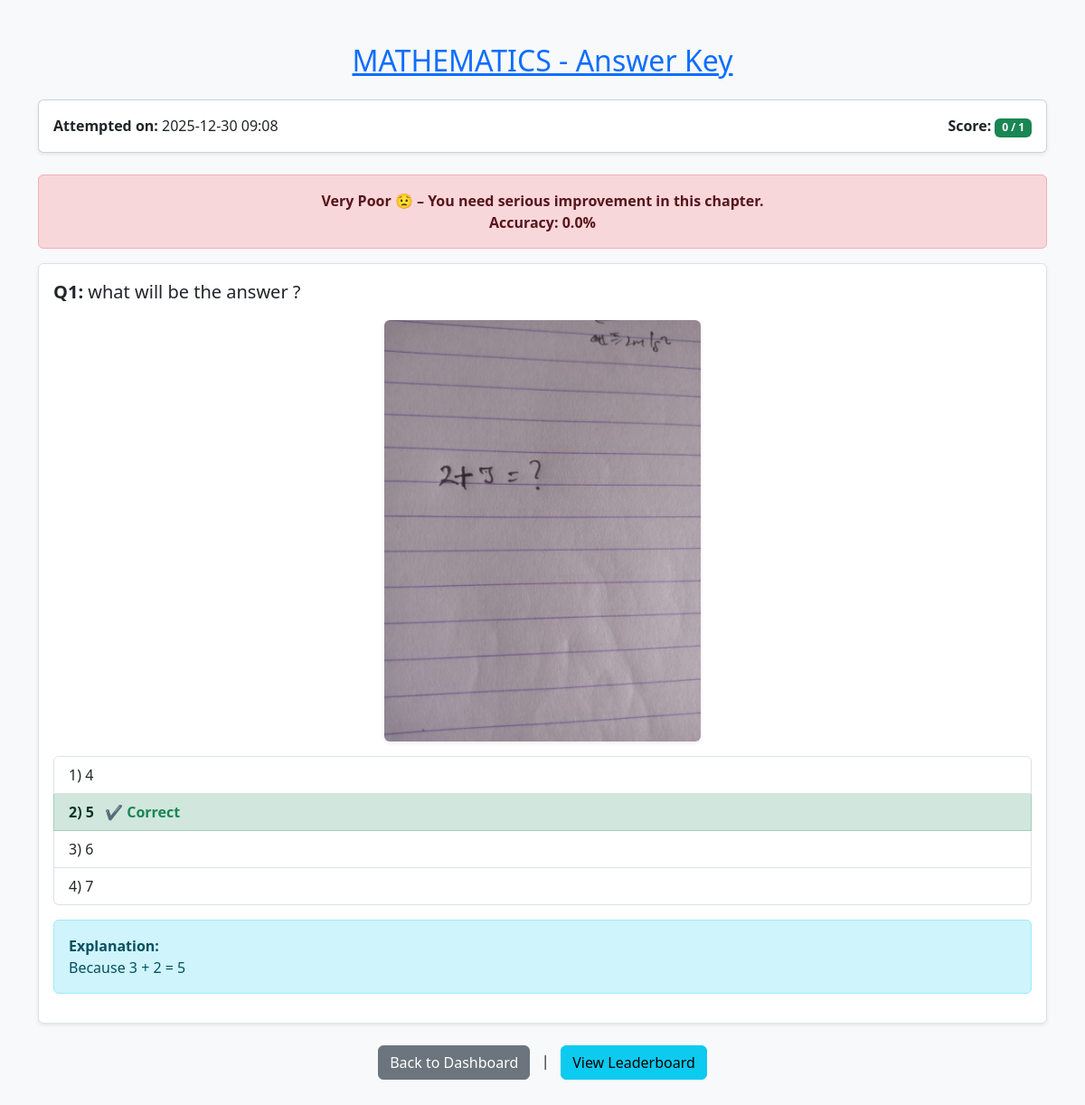
/user/answer_key/1 (signed in), run on an earlier commit of the app's database.
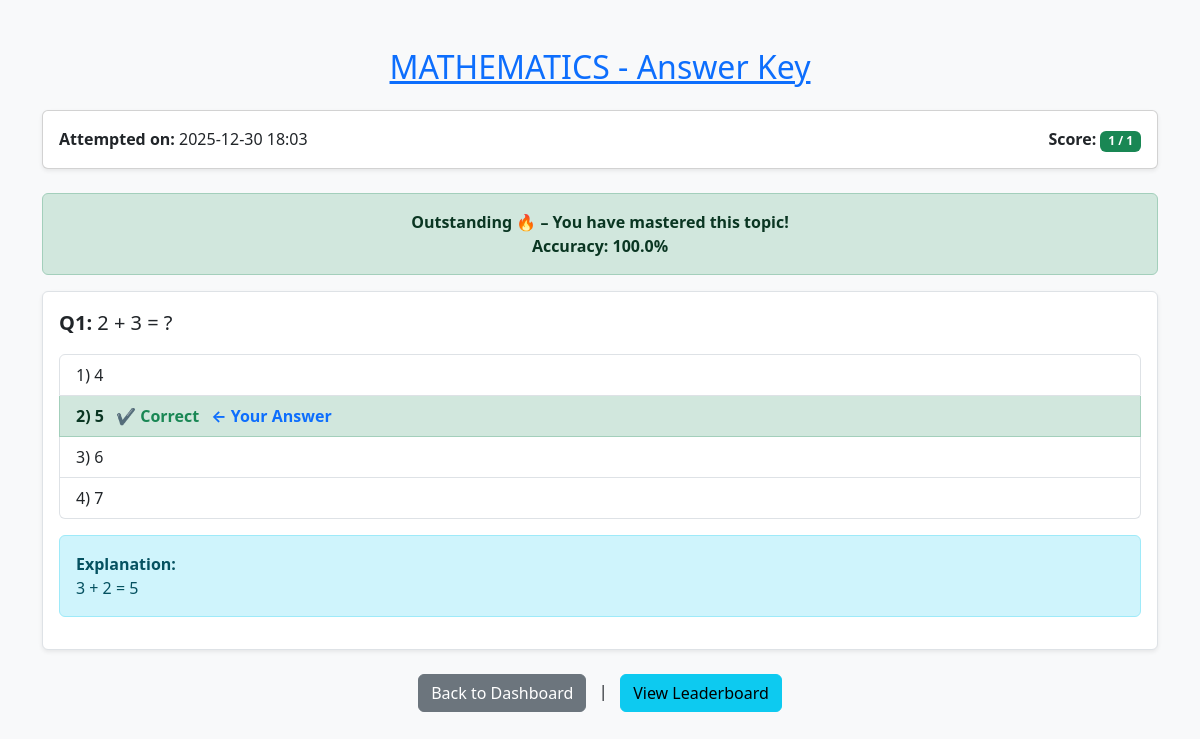
And on a later commit of the database.
### app.py (models this page shows)
class Quiz(db.Model):
    id = db.Column(db.Integer, primary_key=True)
    title = db.Column(db.String(100), nullable=False)
    created_at = db.Column(db.DateTime, default=datetime.utcnow)
    chapters = db.relationship('Chapter', backref='quiz', lazy=True, cascade='all, delete-orphan')

class QuizAttempt(db.Model):
    id = db.Column(db.Integer, primary_key=True)
    user_id = db.Column(db.Integer, db.ForeignKey('user.id'), nullable=False)
    quiz_id = db.Column(db.Integer, db.ForeignKey('quiz.id'), nullable=False)
    chapter_id = db.Column(db.Integer, db.ForeignKey('chapter.id'), nullable=True)
    score = db.Column(db.Integer, nullable=True)
    answers = db.Column(db.Text, nullable=True)
    timestamp = db.Column(db.DateTime, default=datetime.utcnow)
    user = db.relationship('User', backref='quiz_attempts')
    quiz = db.relationship('Quiz', backref='attempts')
    chapter = db.relationship('Chapter', backref='attempts')

class Question(db.Model):
    id = db.Column(db.Integer, primary_key=True)
    quiz_id = db.Column(db.Integer, db.ForeignKey('quiz.id'), nullable=False)
    chapter_id = db.Column(db.Integer, db.ForeignKey('chapter.id'), nullable=False)
    question_statement = db.Column(db.Text, nullable=True)
    question_image = db.Column(db.String(200), nullable=True)
    option_1 = db.Column(db.String(200), nullable=False)
    option_2 = db.Column(db.String(200), nullable=False)
    option_3 = db.Column(db.String(200), nullable=False)
    option_4 = db.Column(db.String(200), nullable=False)
    correct_option = db.Column(db.Integer, nullable=False)
    explanation = db.Column(db.Text, nullable=True)
    created_at = db.Column(db.DateTime, default=datetime.utcnow)
    quiz = db.relationship('Quiz', backref='questions')
    chapter = db.relationship('Chapter', backref='questions')

### app.py (the view)
@app.route('/user/answer_key/<int:attempt_id>')
@login_required
def answer_key(attempt_id):
    attempt = QuizAttempt.query.get_or_404(attempt_id)
    if attempt.user_id != session.get('user_id'):
        flash('You are not authorized to view this answer key.', 'danger')
        return redirect('/user/dashboard'), 403
    if attempt.chapter_id:
        questions_query = Question.query.filter_by(chapter_id=attempt.chapter_id).all()
    else:
        questions_query = Question.query.filter_by(quiz_id=attempt.quiz_id).all()
    user_answers = {}
    if attempt.answers:
        try:
            raw = json.loads(attempt.answers)
            user_answers = {int(k): v for k, v in raw.items()}
        except json.JSONDecodeError:
            user_answers = {}
    total = len(questions_query)
    correct = 0
    wrong = 0
    unattempted = 0
    detailed_questions = []
    for q in questions_query:
        selected = user_answers.get(q.id)
        if selected is None:
            unattempted += 1
        elif selected == q.correct_option:
            correct += 1
        else:
            wrong += 1
        detailed_questions.append({
            "id": q.id,
            "question_statement": q.question_statement,
            "question_image": q.question_image,
            "options": [q.option_1, q.option_2, q.option_3, q.option_4],
            "correct_option": q.correct_option,
            "selected": selected,
            "explanation": q.explanation
        })
    accuracy = round((correct / total) * 100, 2) if total else 0
    if accuracy < 30:
        performance_msg = "Very Poor 😟 – You need serious improvement in this chapter."
        performance_class = "danger"
    elif accuracy < 50:
        performance_msg = "Poor 😐 – Focus more on this chapter."
        performance_class = "warning"
    elif accuracy < 70:
        performance_msg = "Average 🙂 – You can do better with practice."
        performance_class = "secondary"
    elif accuracy < 80:
        performance_msg = "Good 👍 – Keep improving!"
        performance_class = "info"
    elif accuracy < 90:
        performance_msg = "Excellent 🌟 – Strong understanding!"
        performance_class = "success"
    else:
        performance_msg = "Outstanding 🔥 – You have mastered this topic!"
        performance_class = "success"
    return render_template(
        'quiz_analysis.html',
        quiz=attempt.quiz,
        chapter=attempt.chapter,
        total=total,
        correct=correct,
        wrong=wrong,
        unattempted=unattempted,
        accuracy=accuracy,
        questions=detailed_questions,
        user_answers=user_answers,
        attempt=attempt,
        performance_msg=performance_msg,
        performance_class=performance_class
    )

### app.py (called while the page is built)
def login_required(f):
    @wraps(f)
    def decorated_function(*args, **kwargs):
        if 'user_id' not in session:
            flash('Please log in to access this page.', 'warning')
            return redirect(url_for('user_login'))
        return f(*args, **kwargs)
    return decorated_function

### templates/quiz_analysis.html (shortened to what this page needs)
<!DOCTYPE html>
<html lang="en">
<head>
    <link href="https://cdn.jsdelivr.net/npm/bootstrap@5.3.0/dist/css/bootstrap.min.css" rel="stylesheet">
</head>
<body class="bg-light">
<div class="container py-5">
    <h2 class="text-center mb-4 text-primary">
        <u>{{ quiz.title }} - Answer Key</u>
    </h2>
    <div class="card shadow-sm p-3 mb-4">
        <div class="row">
            <div class="col-md-6">
                <strong>Attempted on:</strong>
                {{ attempt.timestamp.strftime("%Y-%m-%d %H:%M") }}
            </div>
            <div class="col-md-6 text-md-end">
                <strong>Score:</strong>
                <span class="badge bg-success">
                    {{ attempt.score }} / {{ questions|length }}
                </span>
            </div>
        </div>
    </div>
    <div class="alert alert-{{ performance_class }} text-center fw-bold">
        {{ performance_msg }} <br>
        Accuracy: {{ accuracy }}%
    </div>
    {% for question in questions %}
    <div class="mb-4 border p-3 rounded bg-white shadow-sm">
        <p class="fs-5">
            <strong>Q{{ loop.index }}:</strong>
            {{ question.question_statement }}
        </p>
        {% if question.question_image %}
        <div class="text-center mb-3">
            <img src="{{ url_for('static', filename='uploads/' + question.question_image) }}"
                 class="img-fluid rounded shadow-sm"
                 style="max-width: 350px;">
        </div>
        {% endif %}
        <ul class="list-group">
            {% set user_sel = question.selected %}
            {% for i in range(0, question.options|length) %}
                {% set opt_index = i + 1 %}
                {% set opt_text = question.options[i] %}
                <li class="list-group-item
                    {% if opt_index == question.correct_option %}
                        list-group-item-success fw-bold
                    {% elif user_sel == opt_index %}
                        list-group-item-danger
                    {% endif %}
                ">
                    {{ opt_index }}) {{ opt_text }}
                    {% if opt_index == question.correct_option %}
                        <span class="ms-2 text-success fw-bold">✔ Correct</span>
                    {% endif %}
                    {% if user_sel == opt_index %}
                        <span class="ms-2 text-primary">← Your Answer</span>
                    {% endif %}
                </li>
            {% endfor %}
        </ul>
        {% if question.explanation %}
        <div class="alert alert-info mt-3">
            <strong>Explanation:</strong><br>
            {{ question.explanation }}
        </div>
        {% endif %}
    </div>
    {% endfor %}
    <div class="text-center mt-4">
        <a href="{{ url_for('user_dashboard') }}" class="btn btn-secondary">
            Back to Dashboard
        </a> &nbsp; | &nbsp;
        <a href="{{ url_for('leaderboard',
            quiz_id=quiz.id , chapter_id=attempt.chapter_id) }}"
            class="btn btn-info">
            View Leaderboard
        </a>
    </div>
</div>
</body>
</html>

What changed in the data, as far as the page shows it:
removed Question: question_statement "what will be the answer ?", question_image (picture), options "1" "2" "3" "4", options "4" "5" "6" "7", explanation "Because 3 + 2 = 5"
changed QuizAttempt: timestamp "2025-12-30 09:08" → "2025-12-30 18:03"; score "0" → "1"
added Question: question_statement "2 + 3 = ?", options "1" "2" "3" "4", options "4" "5" "6" "7", explanation "3 + 2 = 5"
Also different on the page:
{{ performance_msg }}: "Very Poor 😟 – You need serious improvement in this chapter." → "Outstanding 🔥 – You have mastered this topic!"
{{ accuracy }}: "0.0" → "100.0"
